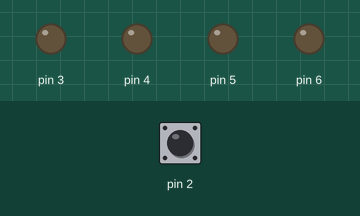
The sketch below on a simulated Arduino Uno, built with avr-gcc and run on an emulated ATmega328P. Shown: output pins drawn as LEDs (lit = HIGH). The inputs (shaded band) are chosen by the test bench; at power-on: pin 2 HIGH.

Above: at 0.1 s.
At 0.5 s:
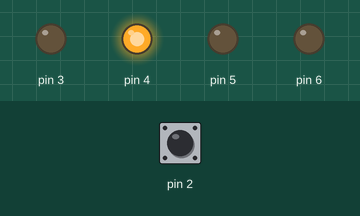
At 0.9 s:
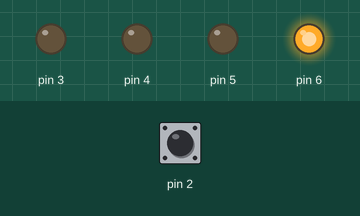
At 1.3 s:
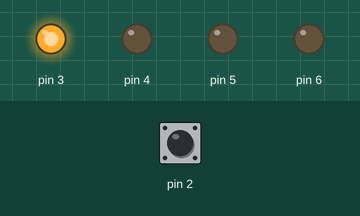
At 2.7 s:
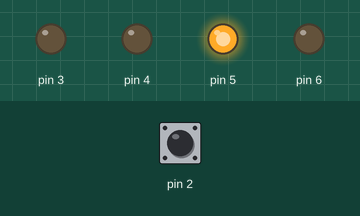
Timing chart, 0 to 3.0 s (numbered marks = the images above):
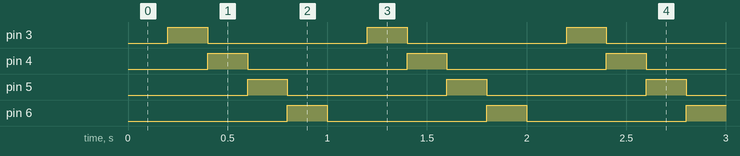

The sketch:

digitalOutputs.ino
```cpp
int tlacitko = 0;
int rnd = 3;

void setup() {
  pinMode(3, OUTPUT);
  pinMode(4, OUTPUT);
  pinMode(5, OUTPUT);
  pinMode(6, OUTPUT);
  pinMode(2, INPUT);

}

void loop() {
    tlacitko = digitalRead(2);

    if (tlacitko == LOW) {
      digitalWrite(3, HIGH); //spodni rozsvit
      digitalWrite(4, LOW);  //prostredni zhasni
      digitalWrite(5, LOW);  //horni zhasni
    }
    else {

       for (int i=0; i <= 50; i++){
        for (int j=2; j<7; j++) {
           delay(200);
          digitalWrite(j, LOW);
          digitalWrite(j+1, HIGH);

        }
   }
    }
}
```

Measured:
- by itself, pin 3–6: alternates HIGH for 0.20 s and LOW for 0.80 s
- by itself, everything shown: repeats every 1.0 s, in 5 steps
